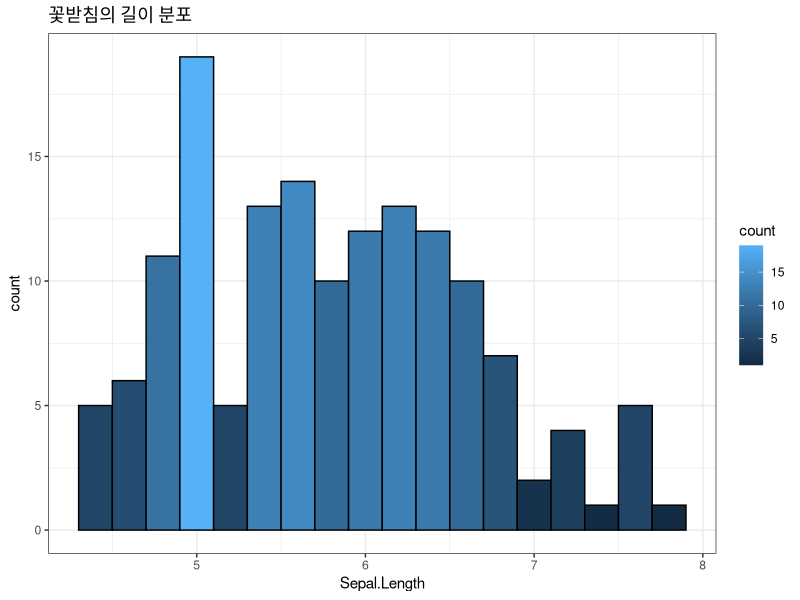
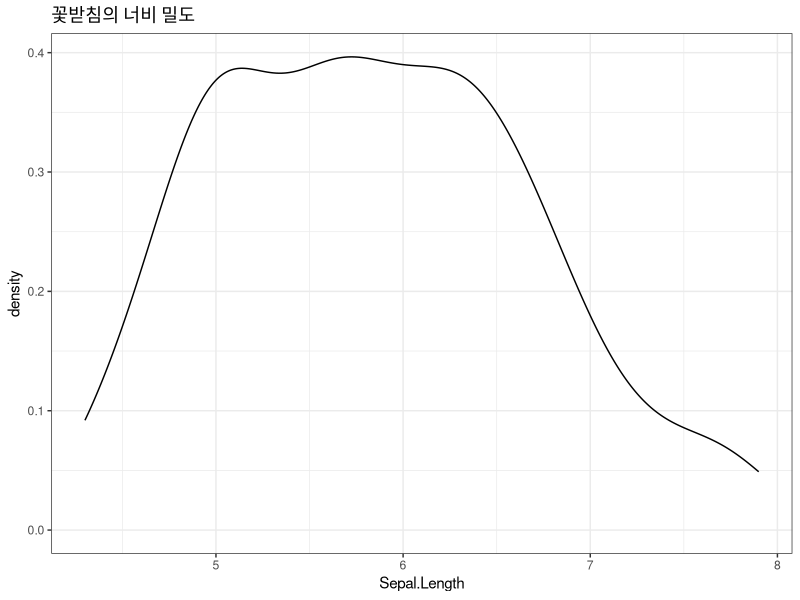
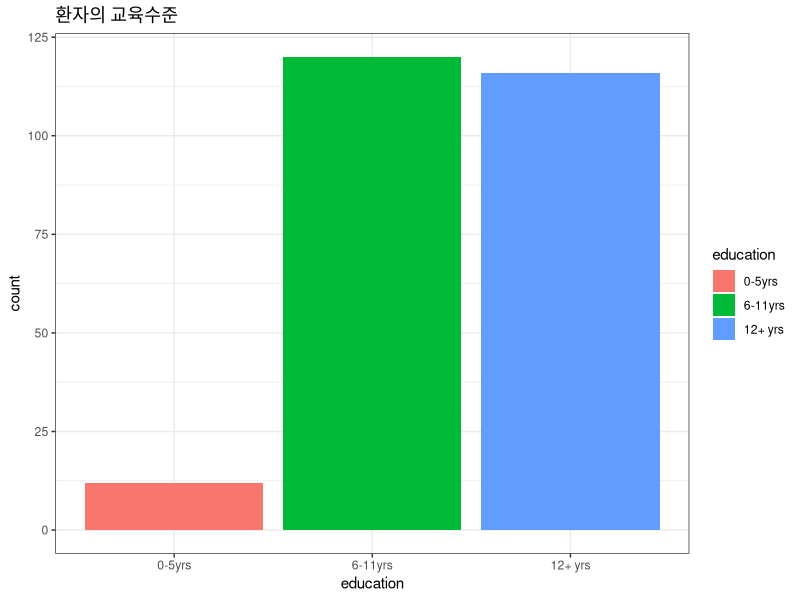
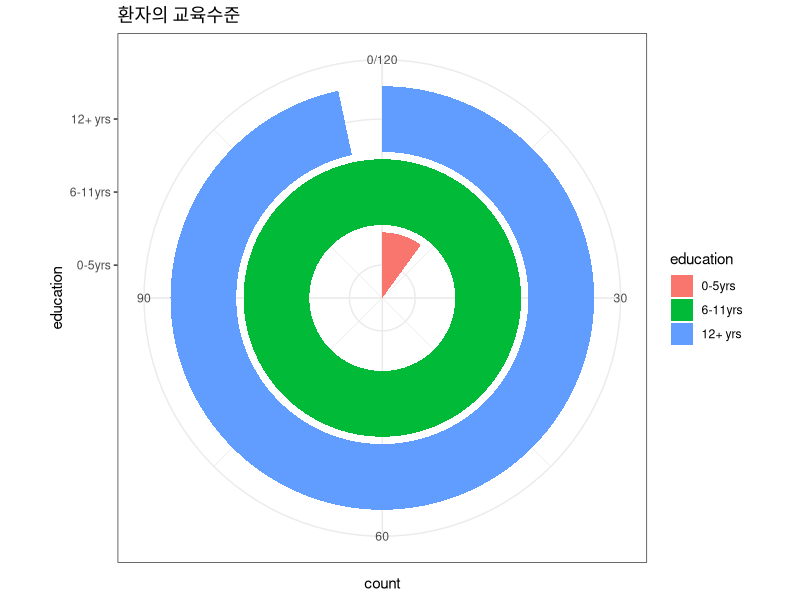
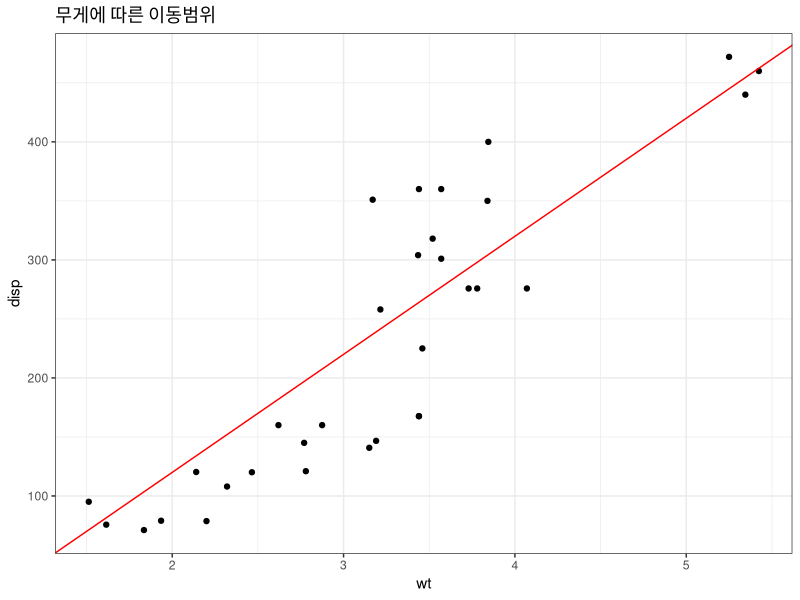
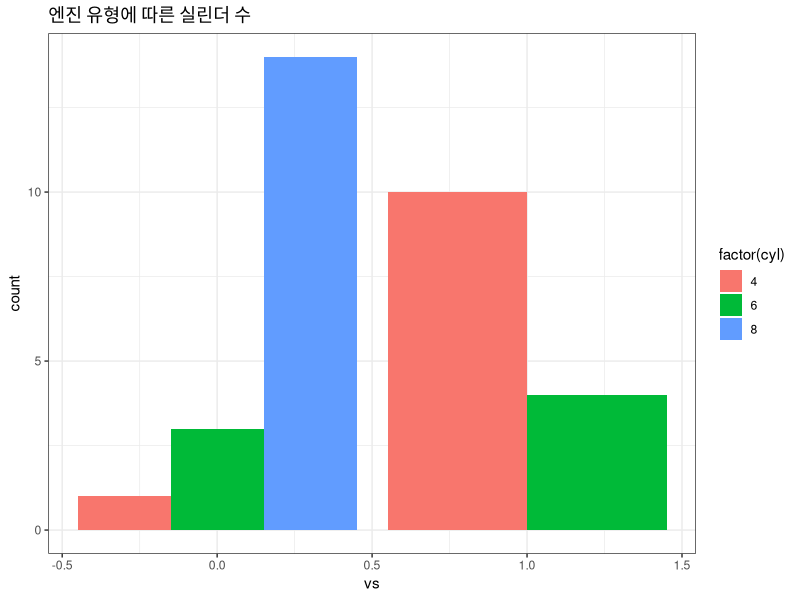
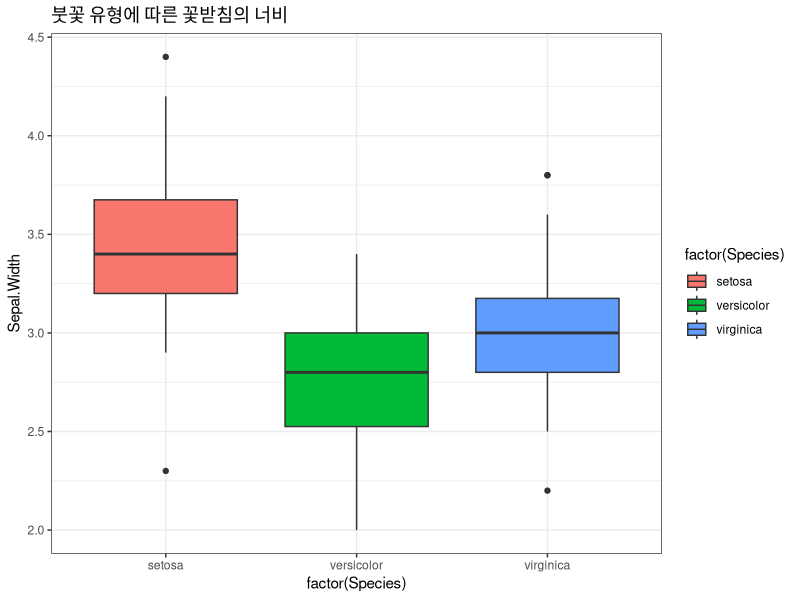
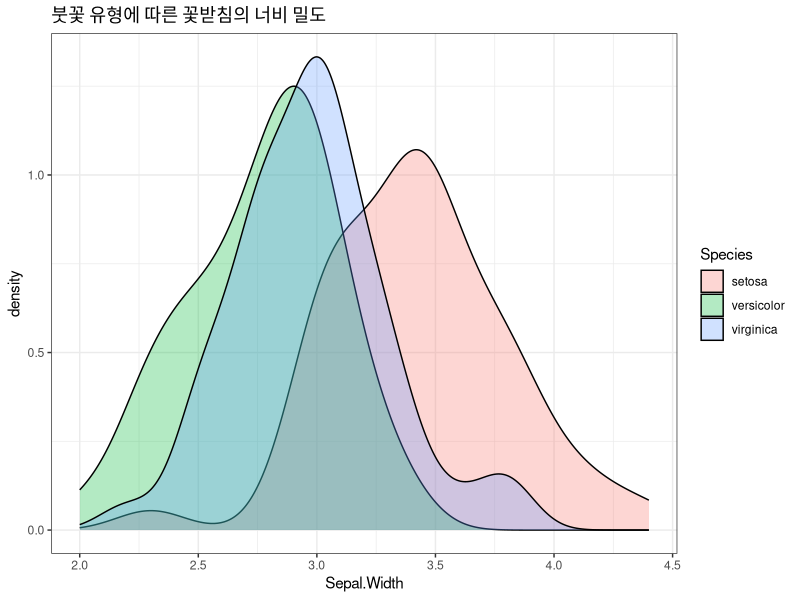

Source code (R) for these figures, in order:
## 실무에 사용할 수 있는 데이터 시각화

# 1) 패키지 불러오기
library(ggplot2)

# 2) 일변량: 

# 연속형
ggplot(iris,aes(x=Sepal.Length))+stat_bin(binwidth=0.2,aes(fill=..count..),colour="black")+ggtitle("꽃받침의 길이 분포")+theme_bw()
ggplot(iris,aes(x=Sepal.Length))+geom_density(alpha=.2)+ggtitle("꽃받침의 너비 밀도")+theme_bw()

# 범주형
ggplot(infert, aes(education,fill=education))+geom_bar()+ggtitle("환자의 교육수준")+theme_bw()
ggplot(infert, aes(education,fill=education))+geom_bar()+coord_polar(theta = "y")+ggtitle("환자의 교육수준")+theme_bw()


# 3) 이변량:

# 연속형 x 연속형
ggplot(mtcars,aes(wt,disp))+geom_point()+geom_abline(intercept=-80,slope=100,colour="red")+ggtitle("무게에 따른 이동범위")+theme_bw()

# 범주형 x 범주형
ggplot(mtcars, aes(vs,fill=factor(cyl)))+geom_bar(position=position_dodge())+ggtitle("엔진 유형에 따른 실린더 수")+theme_bw()

# 연속형 x 범주형
ggplot(iris, aes(x=factor(Species), y=Sepal.Width))+geom_boxplot(aes(fill=factor(Species)))+ggtitle("붓꽃 유형에 따른 꽃받침의 너비")+theme_bw()
ggplot(iris,aes(x=Sepal.Width,fill=Species))+geom_density(alpha=.3)+ggtitle("붓꽃 유형에 따른 꽃받침의 너비 밀도")+theme_bw()
ggplot(diamonds,aes(price,fill=clarity))+geom_histogram(binwidth = 600)+ggtitle("선명도 수준에 따른 다이아몬드의 가격분포")+scale_fill_brewer("YlGn")+theme_bw()


# 3) 다변량:

# 연속형 x 연속형 + @
ggplot(mtcars,aes(wt,disp))+geom_point(aes(size=cyl))+ggtitle("무게에 따른 이동범위 + 실린더 수")+theme_bw()
ggplot(diamonds,aes(carat,price))+geom_point(aes(colour=clarity))+ggtitle("캐럿에 따른 다이아몬드의 가격 + 선명도 수준")+theme_bw()


# 4) ggplot 부가 기능

# 1) 도표 분할 
ggplot(diamonds,aes(carat))+geom_histogram(binwidth = 0.5,aes(fill=..count..))+facet_wrap(~ cut, ncol=5)+theme_bw()

# 2) 다른 두 산점도를 한번에 시각화
ggplot(iris)+geom_point(aes(Sepal.Length,Sepal.Width),colour="brown",pch=17)+geom_point(aes(Petal.Length,Petal.Width),colour="purple",pch=19)+theme_bw()


